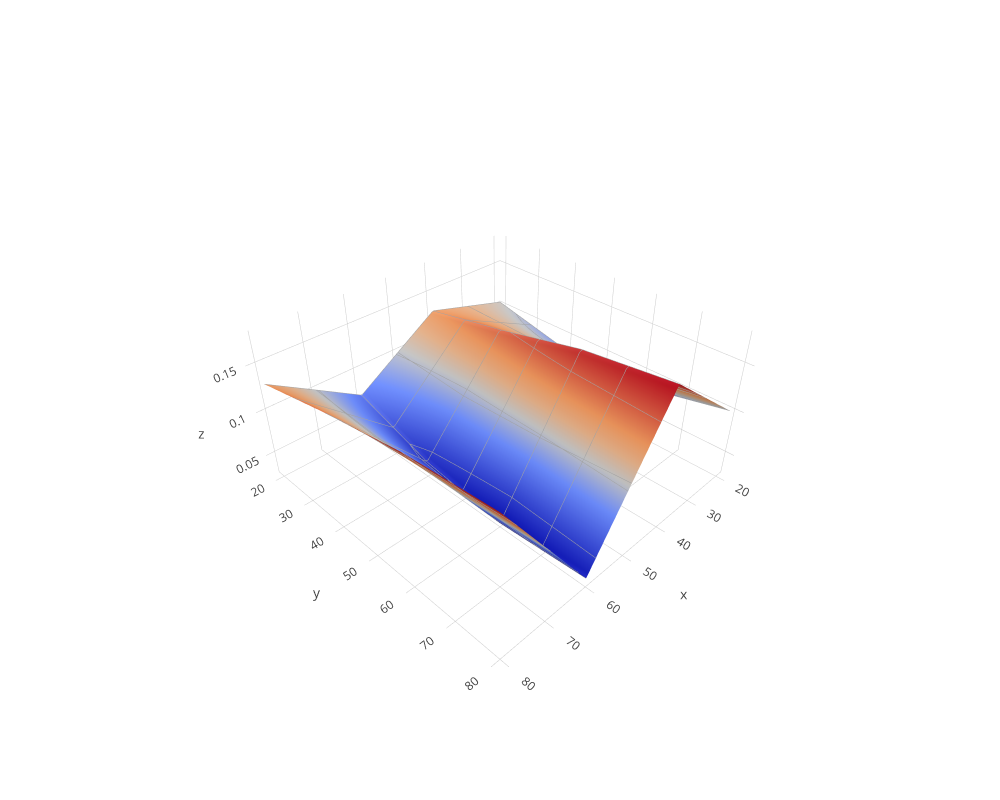

Source (notebook cell):
### Code cell
mpy.surf(ns_grid,na_grid,max_err[:-1,:-1])

### Figure 1 — Plotly figure (JSON) as saved in the notebook; plotly's stock layout.template omitted (floating-point values rounded to 4 significant figures)
{"data": [{"contours": {"x": {"color": "#A2A2A2", "show": true, "width": 1}, "y": {"color": "#A2A2A2", "show": true, "width": 1}, "z": {"color": "#A2A2A2", "show": true, "width": 1}}, "showscale": false, "type": "surface", "x": [[20, 20, 20, 20, 20], [40, 40, 40, 40, 40], [60, 60, 60, 60, 60], [80, 80, 80, 80, 80], [100, 100, 100, 100, 100]], "y": [[20, 40, 60, 80, 100], [20, 40, 60, 80, 100], [20, 40, 60, 80, 100], [20, 40, 60, 80, 100], [20, 40, 60, 80, 100]], "z": [[0.1053, 0.08457, 0.08265, 0.1022], [0.1307, 0.1473, 0.167, 0.1769], [0.07207, 0.04231, 0.02908, 0.03457], [0.1311, 0.1494, 0.1649, 0.1723]]}], "layout": {"autosize": false, "height": 800, "scene": {"aspectmode": "manual", "aspectratio": {"x": 1, "y": 1, "z": 0.5}}, "title": "", "width": 1000}}
